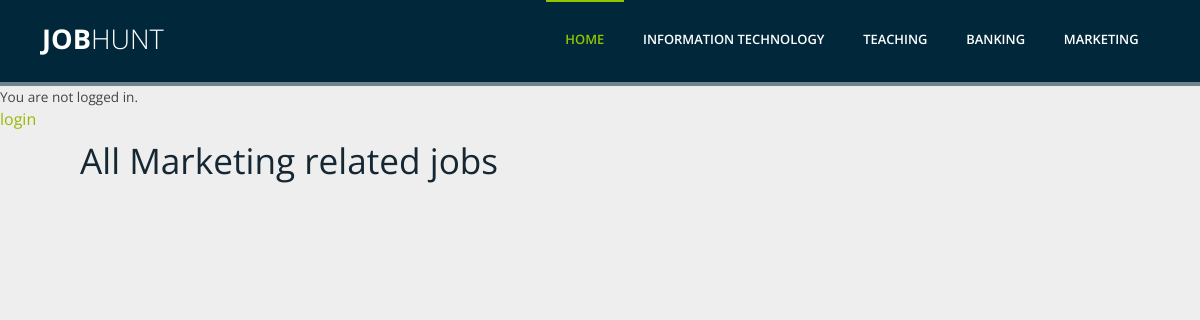
The app's page /category/marketing/, older data.
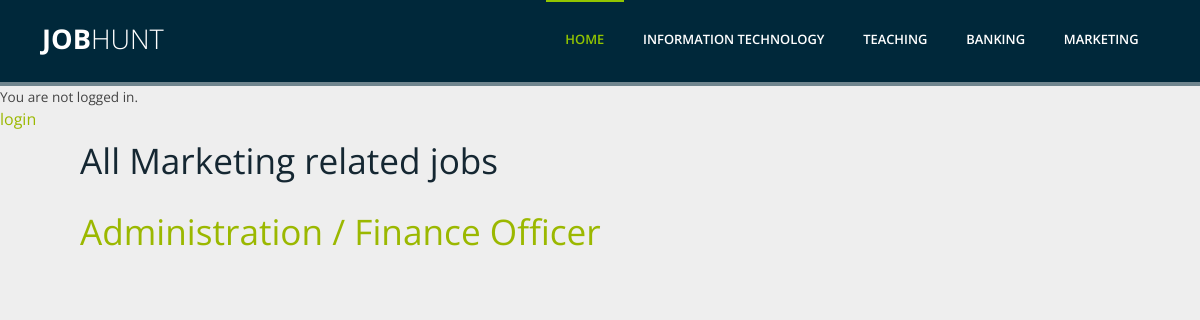
The same page, newer data.
### project/models.py (models this page shows, shortened)
class Post(models.Model):
	title = models.CharField(max_length=500)
	detail = models.TextField()
	category_choices = (
		('IT','IT'),
		('teaching','Teaching'),
		('banking','Banking'),
		('marketing','Marketing'),
	)
	category=models.CharField(max_length=20,choices=category_choices,default='IT',)
	salary = models.IntegerField()
	location=models.CharField(max_length=200,default='islamabad',)
	contact=models.CharField(max_length=200,default='000-0000000',)
	email=models.CharField(max_length=200,default='abc@mail.com',)

### project/views.py (the view)
# urls.py: path('category/marketing/',views.Marketing.as_view(),name='marketing'),
class Marketing(ListView):
	model=Post
	template_name='marketing.html'

### templates/marketing.html
{% extends 'base.html' %}
{% block content %}
<h2 style="padding-left: 80px; padding-bottom:10px;"> All Marketing related jobs </h2>
	{% for post in object_list %}
	{% ifequal post.category 'marketing' %}
	<div class="post-entry" style="margin-top: 15px;
	margin-bottom: 10px;
	margin-right: 150px;
	margin-left: 80px;">
		<h2><a href="{% url 'job_detail_marketing' post.pk %}">{{ post.title }}</a></h2>
	</div>
	{% endifequal %}
	{% endfor %}
{% endblock content %}

Row changes from the older to the newer data that the page shows:
added Post: title "Administration / Finance Officer"
